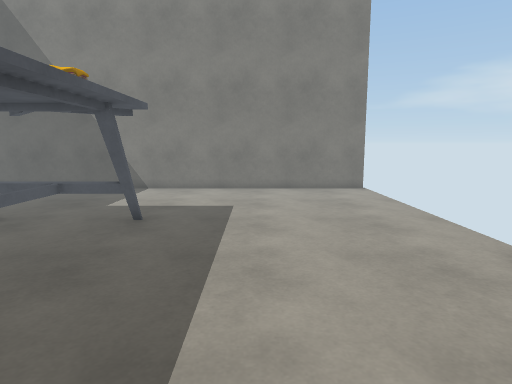
View 1 (above)

15 first-person views from a walk through a Unity game level. The camera is 1.3 m above the floor, tilts 8° down and sees 75° across. The floor is counted in squares, 0.5 m on a side. Each view is taken from the middle of a square. On the plan, view 1 faces up. The plan holds only what a view shows up to about 20 squares ahead; the rest is blank. Some surface patterns are stand-ins.

View 2
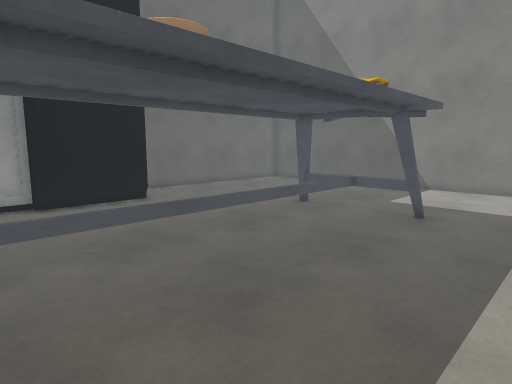

View 3
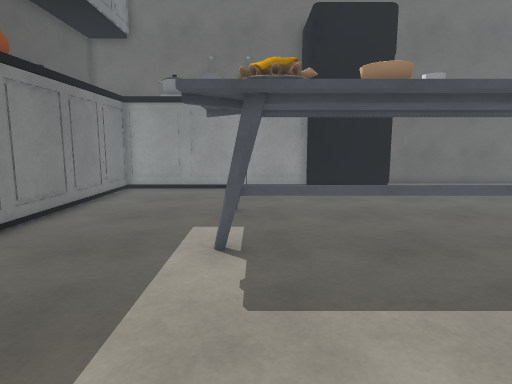

View 4
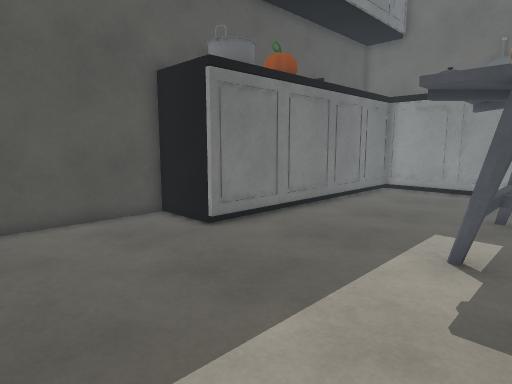

View 5
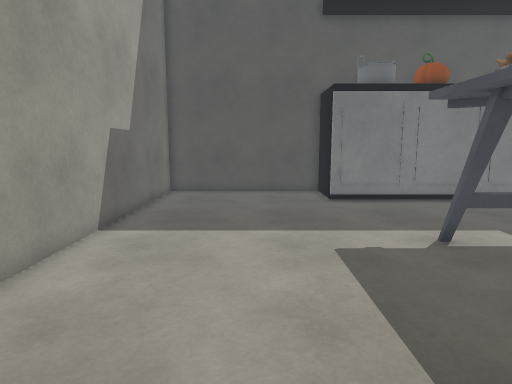

View 6
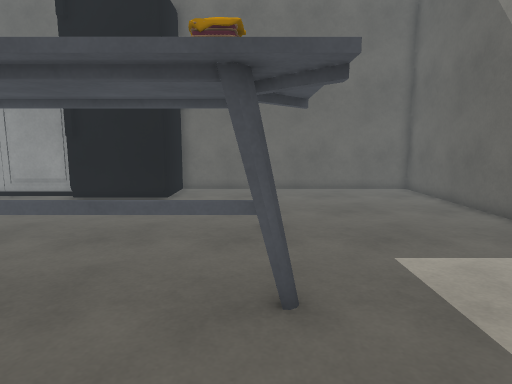

View 7
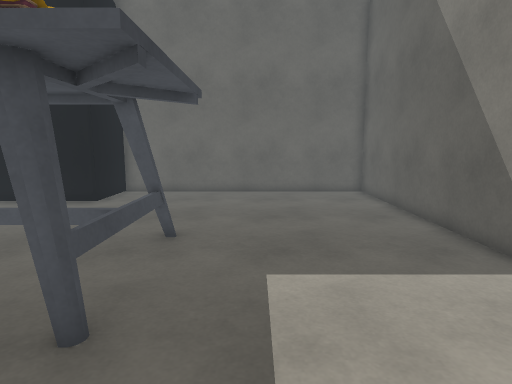

View 8
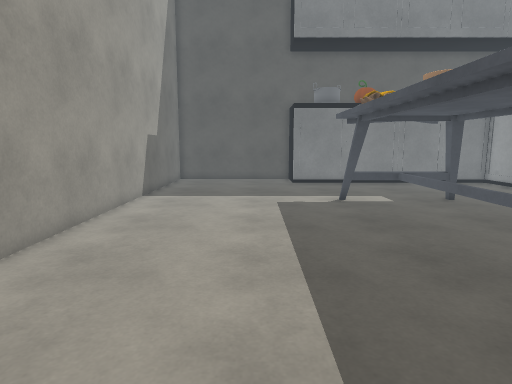

View 9
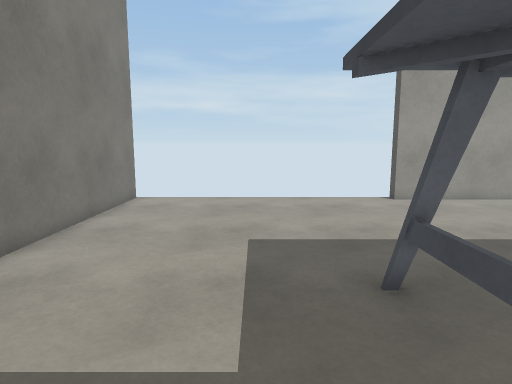

View 10
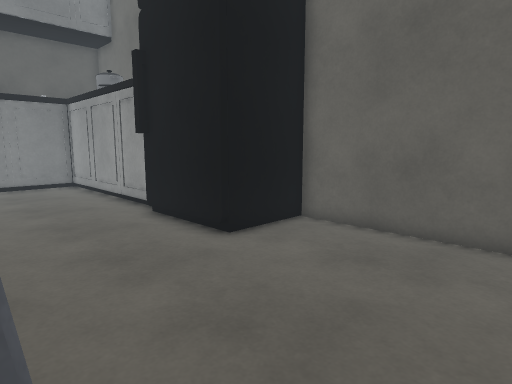

View 11
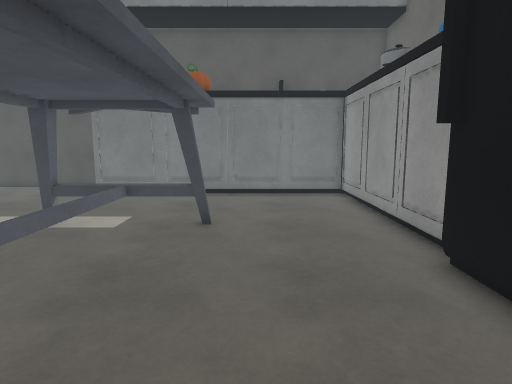

View 12
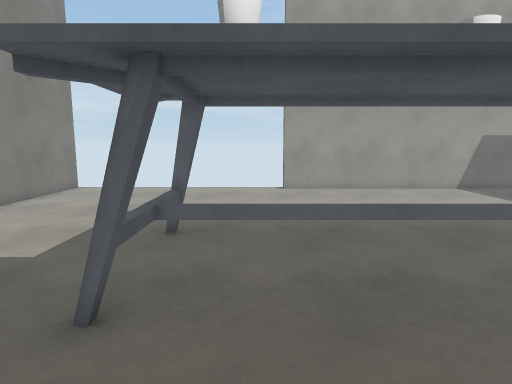

View 13
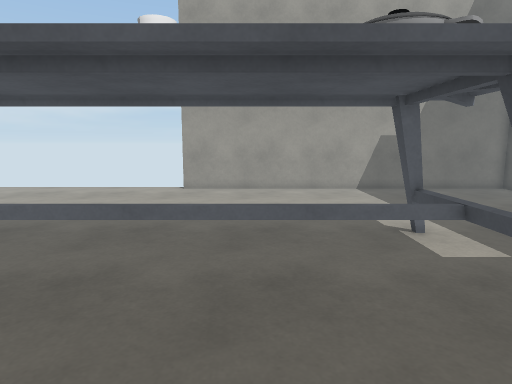

View 14
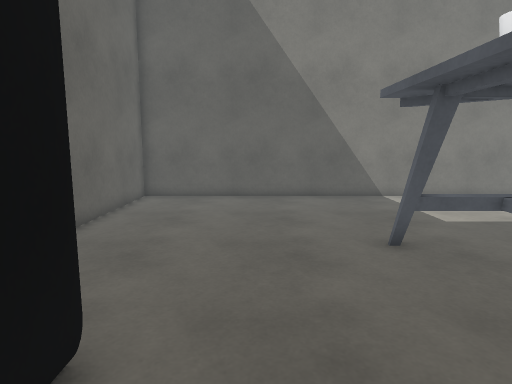

View 15
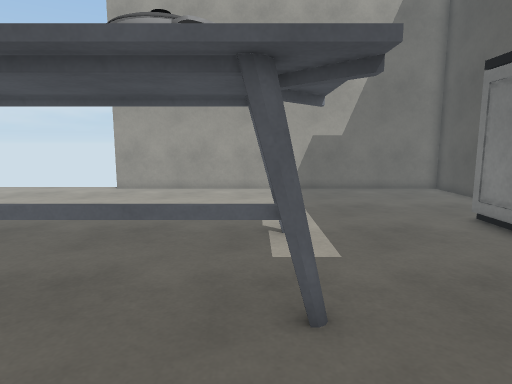

### Floor plan
Key: @ floor where view 1 was taken; # wall or solid block; . floor; O other object.
Columns run from 19 left of view 1 to 7 right of it. Each row starts with its distance up from view 1.
 20 ###########################
 19 #.........................
 18 #.........................
 17 #.........................
 16 #.........................
 15 #.........................
 14 #.........................
 13 #.........................
 12 #.........................
 11 #.........OOOOOO..........
 10 #...........O.............
  9 #...........O.............
  8 #...........O.............
  7 #####.......O............##
  6     #.......O............#
  5     #.......O............#
  4     #.......O............#
  3     #.......O............#
  2     #.......O............#
  1     #.......O............#
  0     #.......O......@.....#
 -1     #.....O.O.OO.........#
 -2     #.....OOOOOO.........#
 -3     #....................#
 -4     #....................#
 -5     #....................#
 -6     #....................#
 -7     #....................#
 -8     ########### .........#
 -9                ##........#
-10                 # .......#
-11                  #.......#
-12                  #########

Positions as (right, up) in squares from view 1, and headings:
1: (0, 0), facing up
2: (0, -1), facing up-left
3: (4, -1), facing left
4: (4, 0), facing down-left
5: (1, 7), facing down
6: (1, 11), facing left
7: (0, 14), facing left
8: (0, 14), facing down
9: (-10, 14), facing right
10: (-9, 14), facing down-left
11: (-11, 9), facing down
12: (-14, 9), facing right
13: (-14, 3), facing right
14: (-13, 3), facing up
15: (-14, -1), facing right
